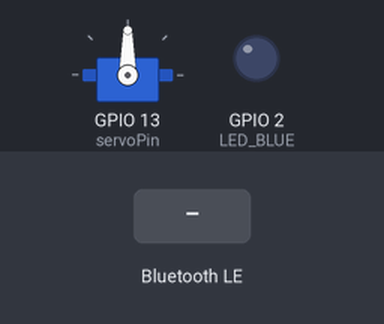
A program run on a simulated ESP32. Parts: servo, output pins drawn as LEDs (lit = HIGH). Inputs (shaded band) come from the test bench. WiFi joins after 1.5 s; servers stay silent unless stated; network time is answered at once with the bench clock; the local clock reads 2024-03-15 10:24:30 at power-on unless the program sets it; nothing arrives over Bluetooth unless stated; a phone connects over Bluetooth LE 3 s after start; what the program prints to the serial monitor is not drawn.

Above: at 2.7 s.
2.8 s: Bluetooth LE write "1" received
At 18.1 s:
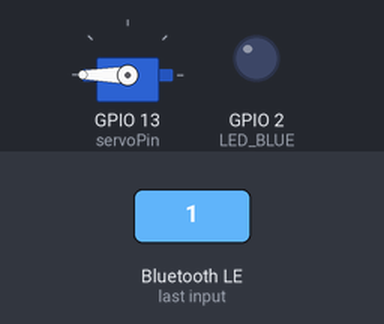
Timing chart, 0 to 19.6 s (numbered marks = the images above; inputs shaded):
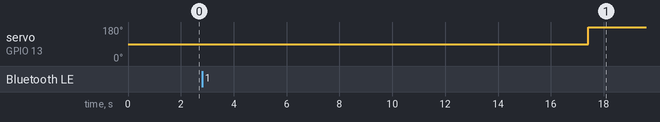

Measured:
- after the input at 2.8 s, servo on GPIO 13 (servoPin): 90° → 180° after 14.6 s

The program:

main.cpp
```cpp
#include <BLEDevice.h>
#include <BLEServer.h>
#include <BLEUtils.h>
#include <BLE2902.h>
#include <Arduino.h>
#include <Servo.h>

#include <NTPClient.h>
#include <time.h>

#include <WiFi.h>
#include <FirebaseESP32.h>

FirebaseData firebaseData;
BLEServer* pServer = NULL;
BLECharacteristic* pCharacteristic = NULL;
bool deviceConnected = false;
bool oldDeviceConnected = false;
uint8_t value = 0;
const int LED_BLUE = 2;

// See the following for generating UUIDs:
// https://www.uuidgenerator.net/

#define FIREBASE_HOST "feeda-dog.firebaseio.com"
#define FIREBASE_AUTH "uaeSZ45QbuMhrdyf3tul395fshDPP94zEf6kjulO"
#define WIFI_SSID "Beralda"
#define WIFI_PASSWORD "mbx-1949"

#define SERVICE_UUID        "4fafc201-1fb5-459e-8fcc-c5c9c331914b"
#define CHARACTERISTIC_UUID "beb5483e-36e1-4688-b7f5-ea07361b26a8"

// Define NTP Client to get time
WiFiUDP ntpUDP;
NTPClient timeClient(ntpUDP);

Servo motor;  // create servo object to control a servo
static const int servoPin = 13;

class MyServerCallbacks: public BLEServerCallbacks {
    void onConnect(BLEServer* pServer) {
      deviceConnected = true;
    };

    void onDisconnect(BLEServer* pServer) {
      deviceConnected = false;
    }
};

class MyCallbacks: public BLECharacteristicCallbacks {

    void startaMotor(){
      int i = 0;
      while(i < 4) {
        for(int posDegree = 0; posDegree < 180; posDegree++) {
          Serial.println(posDegree);
          motor.write(posDegree);
          delay(10);
        }

        for(int posDegree = 180; posDegree >= 0; posDegree--) {
          Serial.println(posDegree);
          motor.write(posDegree);
          delay(10);
        }
        i++;
      }

      // reseta posição do motor
      delay(100);
      motor.write(180);
      delay(100);
    }

    void writeFirebase(String timeStamp) {
      FirebaseJson json;
      String path = "/alimentou";

      Serial.println("------------------------------------");
      Serial.println("Push JSON test...");

      json.clear();
      json.addString("date", timeStamp);
      json.addDouble("duration", 8.0); // secconds
      json.addDouble("calories", 220.7); // kcal

      if (Firebase.pushJSON(firebaseData, path, json))
      {
        Serial.println("PASSED");
        Serial.println("PATH: " + firebaseData.dataPath());
        Serial.print("PUSH NAME: ");
        Serial.println(firebaseData.pushName());
        Serial.println("ETag: " + firebaseData.ETag());
        Serial.println("------------------------------------");
        Serial.println();
      }
      else
      {
        Serial.println("FAILED");
        Serial.println("REASON: " + firebaseData.errorReason());
        Serial.println("------------------------------------");
        Serial.println();
      }
    }

    void onWrite(BLECharacteristic *pCharacteristic) {
      std::string rxValue = pCharacteristic->getValue();

      if (rxValue.length() > 0) {
        Serial.println("*********");
        Serial.print("Received Value: ");
        for (int i = 0; i < rxValue.length(); i++)
          Serial.print(rxValue[i]);

          std::string liga = "liga";
          if(liga.compare(rxValue)){
            timeClient.forceUpdate();

            startaMotor();

            String timeStamp = timeClient.getFormattedDate();
            writeFirebase(timeStamp);
          }
        }

        Serial.println();
        Serial.println("*********");
      }
};

void wifiConfig() {
  WiFi.begin(WIFI_SSID, WIFI_PASSWORD);
  Serial.print("Connecting to Wi-Fi");
  while (WiFi.status() != WL_CONNECTED)
  {
    Serial.print(".");
    delay(300);
  }
  Serial.println();
  Serial.print("Connected with IP: ");
  Serial.println(WiFi.localIP());
  Serial.println();
}

void setup() {
  Serial.begin(9600);
  motor.attach(servoPin);  // attaches the servo on pin 9 to the servo object

  wifiConfig();

  Firebase.begin(FIREBASE_HOST, FIREBASE_AUTH);
  Firebase.reconnectWiFi(true);

  //Set database read timeout to 1 minute (max 15 minutes)
  Firebase.setReadTimeout(firebaseData, 1000 * 60);
  //tiny, small, medium, large and unlimited.
  //Size and its write timeout e.g. tiny (1s), small (10s), medium (30s) and large (60s).
  Firebase.setwriteSizeLimit(firebaseData, "tiny");

  // Initialize a NTPClient to get time
  timeClient.begin();

  // Create the BLE Device
  BLEDevice::init("Feeda - Grupo 5");

  pinMode(LED_BLUE, OUTPUT);

  // Create the BLE Server
  pServer = BLEDevice::createServer();
  pServer->setCallbacks(new MyServerCallbacks());

  // Create the BLE Service
  BLEService *pService = pServer->createService(SERVICE_UUID);

  // Create a BLE Characteristic
  pCharacteristic = pService->createCharacteristic(
    CHARACTERISTIC_UUID,
    BLECharacteristic::PROPERTY_READ   |
    BLECharacteristic::PROPERTY_WRITE  |
    BLECharacteristic::PROPERTY_NOTIFY |
    BLECharacteristic::PROPERTY_INDICATE
  );

  pCharacteristic->setCallbacks(new MyCallbacks());

  // https://www.bluetooth.com/specifications/gatt/viewer?attributeXmlFile=org.bluetooth.descriptor.gatt.client_characteristic_configuration.xml
  // Create a BLE Descriptor
  pCharacteristic->addDescriptor(new BLE2902());

  // Start the service
  pService->start();

  // Start advertising
  pServer->getAdvertising()->start();
  Serial.println("Waiting a client connection to notify...");
}

void loop() {
    // notify changed value
    if (deviceConnected) {
        pCharacteristic->setValue(&value, 1);
        pCharacteristic->notify();
       // value++;
       delay(10); // bluetooth stack will go into congestion, if too many packets are sent
    }
    // disconnecting
    if (!deviceConnected && oldDeviceConnected) {
        delay(500); // give the bluetooth stack the chance to get things ready
        pServer->startAdvertising(); // restart advertising
        Serial.println("start advertising");
        oldDeviceConnected = deviceConnected;
    }
    // connecting
    if (deviceConnected && !oldDeviceConnected) {
        // do stuff here on connecting
        oldDeviceConnected = deviceConnected;
    }
}
```
